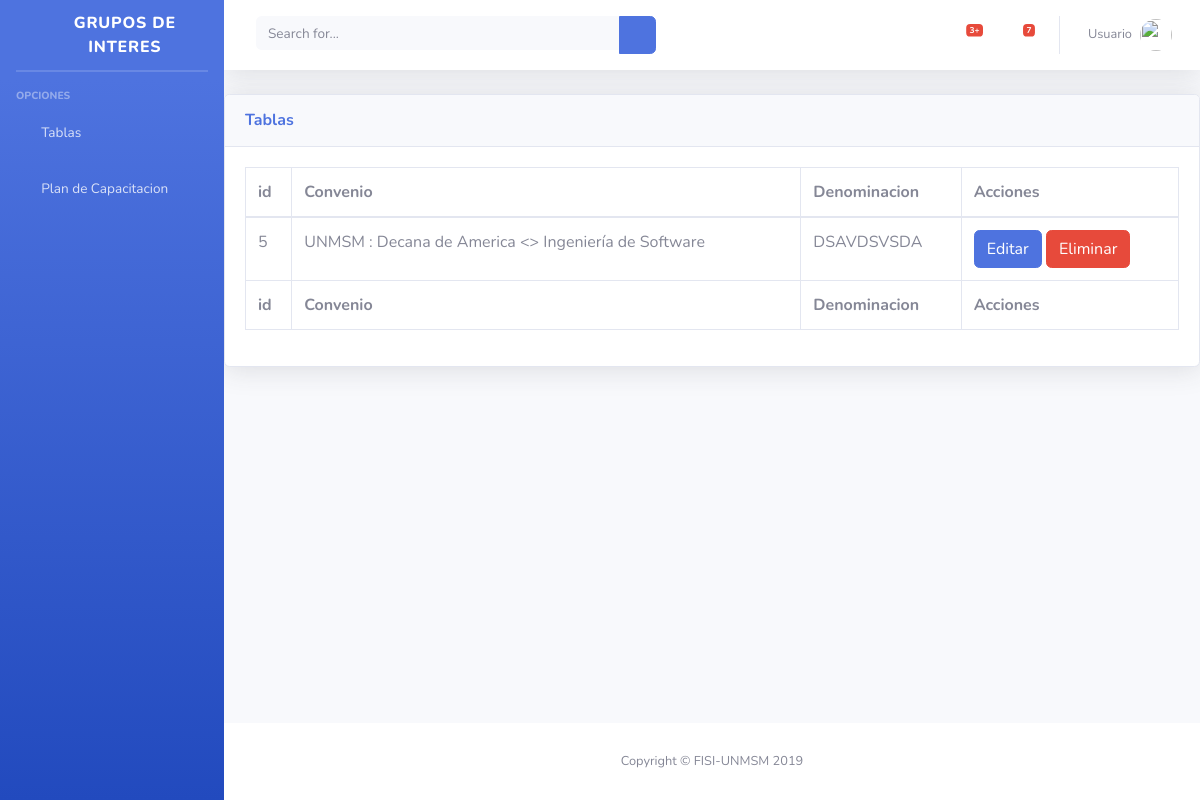
/plan_cap, run on the app's committed database.
### Grupos_Int/models.py (models this page shows, shortened)
class PlanDeCapacitacion (models.Model):
    convenio = models.ForeignKey(
        Convenio, null=False, blank=False, on_delete=models.CASCADE)
    denominacion = models.CharField(max_length=50)

class Convenio (models.Model):
    escuela = models.ForeignKey(
        Escuela, null=False, blank=False, on_delete=models.CASCADE)
    institucion = models.ForeignKey(
        Institucion, null=False, blank=False, on_delete=models.CASCADE)
    nombre = models.CharField(max_length=100)
    tipo = models.CharField(max_length=50)
    fechaInicio = models.DateField()
    fechaFin = models.DateField()
    def __str__(self):
        return "{0} <> {1}".format(self.institucion, self.escuela)

class Institucion (models.Model):
    distrito = models.ForeignKey(
        Distrito, null=False, blank=False, on_delete=models.CASCADE)
    nombre = models.CharField(max_length=100)
    tipo = models.CharField(max_length=50)
    descripcion = models.CharField(max_length=500)
    paginaWeb = models.CharField(max_length=50)
    direccion = models.CharField(max_length=100)
    ruc = models.CharField(max_length=20)
    def __str__(self):
        return "{0} : {1}".format(self.nombre, self.descripcion)

class Escuela(models.Model):
    facultad = models.ForeignKey(
        Facultad, null=False, blank=False, on_delete=models.CASCADE)
    nombre = models.CharField(max_length=100)
    def __str__(self):
        return "{0}".format(self.nombre)

### Grupos_Int/views.py (the view)
# urls.py: path('plan_cap', PlanCapList.as_view(), name='plan_cap'),
class PlanCapList (ListView):
    model = PlanDeCapacitacion
    template_name = "plan_cap_List.html"

### Templates/plan_cap_List.html (shortened to what this page needs)
{% extends "plan_cap_base.html" %}
{% load staticfiles %}
{% block content %}
<div class="card shadow mb-4">
    <div class="card-header py-3">
        <h6 class="m-0 font-weight-bold text-primary">Tablas</h6>
    </div>
    <div class="card-body">
        <div class="table-responsive">
            <table class="table table-bordered" id="dataTable" width="100%" cellspacing="0">
                <thead>
                    <tr>
                        <th>id</th>
                        <th>Convenio</th>
                        <th>Denominacion</th>
                        <th>Acciones</th>
                    </tr>
                </thead>
                <tfoot>
                    <tr>
                        <th>id</th>
                        <th>Convenio</th>
                        <th>Denominacion</th>
                        <th>Acciones</th>
                    </tr>
                </tfoot>
                <tbody>
                    {% if object_list %}
                    {% for PlanDeCapacitacion in object_list %}
                    <tr>
                        <td>{{PlanDeCapacitacion.id}}</td>
                        <td>{{PlanDeCapacitacion.convenio}}</td>
                        <td>{{PlanDeCapacitacion.denominacion}}</td>
                        <td>
                            <a class="btn btn-primary" href="{% url 'PlanCap_edit' PlanDeCapacitacion.id %}">Editar</a>
                            <a class="btn btn-danger" href="{% url 'PlanCap_delete' PlanDeCapacitacion.id %}">Eliminar</a>
                        </td>
                        {% endfor %}
                        {%else %}
                        <h1>No hay registros </h1>
                        {% endif %}
                    </tr>
                </tbody>
            </table>
        </div>
    </div>
</div>
{% endblock%}

### data on the page
PlanDeCapacitacion: id "5", convenio "UNMSM : Decana de America <> Ingeniería de Software", denominacion "DSAVDSVSDA"
